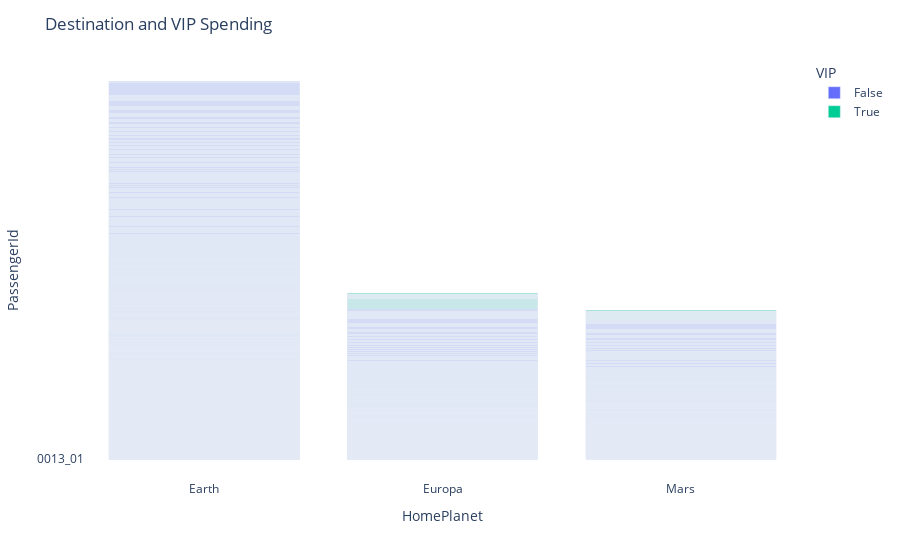

Here is the notebook cell this chart was saved with:
### Markdown cell above
## Planet and VIP Spending

### Code cell
fig = px.bar(df_test, x = 'HomePlanet', y = 'PassengerId',
                     hover_name = 'VIP',color = 'VIP')



fig.update_layout(
    title='Destination and VIP Spending',
    barmode='stack',  # Use 'stack' to stack bars similar to the second plot
    plot_bgcolor='white',  # Set the background color of the plot
    paper_bgcolor='white'  # Set the background color of the paper (plot area)
)


fig.show()

### Figure 1 — Plotly figure (JSON) as saved in the notebook; plotly's stock layout.template omitted (floating-point values rounded to 4 significant figures; data arrays with more than 128 entries replaced by an {"elided": "..."} marker saying what was removed)
{"data": [{"alignmentgroup": "True", "hovertemplate": "<b>%{hovertext}</b><br><br>VIP=False<br>HomePlanet=%{x}<br>PassengerId=%{y}<extra></extra>", "hovertext": {"elided": "4110 bool values"}, "legendgroup": "False", "marker": {"color": "#636efa", "pattern": {"shape": ""}}, "name": "False", "offsetgroup": "False", "orientation": "v", "showlegend": true, "textposition": "auto", "type": "bar", "x": {"elided": "4110 str values"}, "xaxis": "x", "y": {"elided": "4110 str values"}, "yaxis": "y"}, {"alignmentgroup": "True", "hovertemplate": "<b>%{hovertext}</b><br><br>VIP=True<br>HomePlanet=%{x}<br>PassengerId=%{y}<extra></extra>", "hovertext": [true, true, true, true, true, true, true, true, true, true, true, true, true, true, true, true, true, true, true, true, true, true, true, true, true, true, true, true, true, true, true, true, true, true, true, true, true, true, true, true, true, true, true, true, true, true, true, true, true, true, true, true, true, true, true, true, true, true, true, true, true, true, true, true, true, true, true, true, true, true, true, true, true, true], "legendgroup": "True", "marker": {"color": "#00cc96", "pattern": {"shape": ""}}, "name": "True", "offsetgroup": "True", "orientation": "v", "showlegend": true, "textposition": "auto", "type": "bar", "x": ["Europa", "Mars", "Europa", "Europa", "Mars", "Europa", "Mars", "Europa", "Europa", "Europa", "Mars", "Europa", "Mars", "Europa", "Europa", "Mars", "Europa", "Europa", "Mars", "Europa", "Europa", "Europa", "Europa", "Mars", "Europa", "Europa", "Europa", "Europa", "Mars", "Europa", "Mars", "Mars", "Mars", null, "Europa", "Europa", "Europa", "Mars", "Europa", "Europa", "Europa", "Europa", "Europa", "Europa", "Europa", "Europa", "Mars", "Mars", "Europa", "Europa", "Europa", "Mars", "Mars", "Mars", "Europa", "Europa", "Europa", "Europa", "Mars", "Europa", "Europa", "Europa", "Europa", "Mars", "Mars", "Mars", "Europa", "Mars", "Mars", "Mars", "Mars", "Mars", "Europa", "Europa"], "xaxis": "x", "y": ["0194_03", "0620_01", "0626_03", "0800_01", "0814_01", "1042_01", "1119_01", "1137_02", "1183_02", "1374_01", "1409_01", "1502_02", "1921_02", "2025_01", "2245_02", "2485_01", "2493_02", "2529_01", "2653_01", "2777_01", "3078_02", "3265_01", "3362_02", "3368_03", "3416_01", "3508_02", "3513_03", "3618_02", "3721_01", "4190_01", "4224_01", "4236_01", "4298_01", "4313_01", "4378_02", "4442_01", "4507_01", "4618_01", "4833_01", "4949_01", "5053_01", "5149_01", "5159_01", "5232_01", "5357_03", "5481_01", "5620_01", "5620_02", "5936_05", "5964_02", "6288_02", "6519_01", "6795_01", "6870_01", "6888_04", "7100_02", "7329_02", "7546_01", "7558_01", "7600_02", "7844_01", "8215_01", "8340_02", "8350_01", "8385_02", "8446_01", "8677_02", "8711_01", "8810_01", "8911_01", "8936_01", "8979_01", "9016_03", "9053_02"], "yaxis": "y"}], "layout": {"barmode": "stack", "legend": {"title": {"text": "VIP"}, "tracegroupgap": 0}, "margin": {"t": 60}, "paper_bgcolor": "white", "plot_bgcolor": "white", "title": {"text": "Destination and VIP Spending"}, "xaxis": {"anchor": "y", "domain": [0, 1], "title": {"text": "HomePlanet"}}, "yaxis": {"anchor": "x", "domain": [0, 1], "title": {"text": "PassengerId"}}}}
